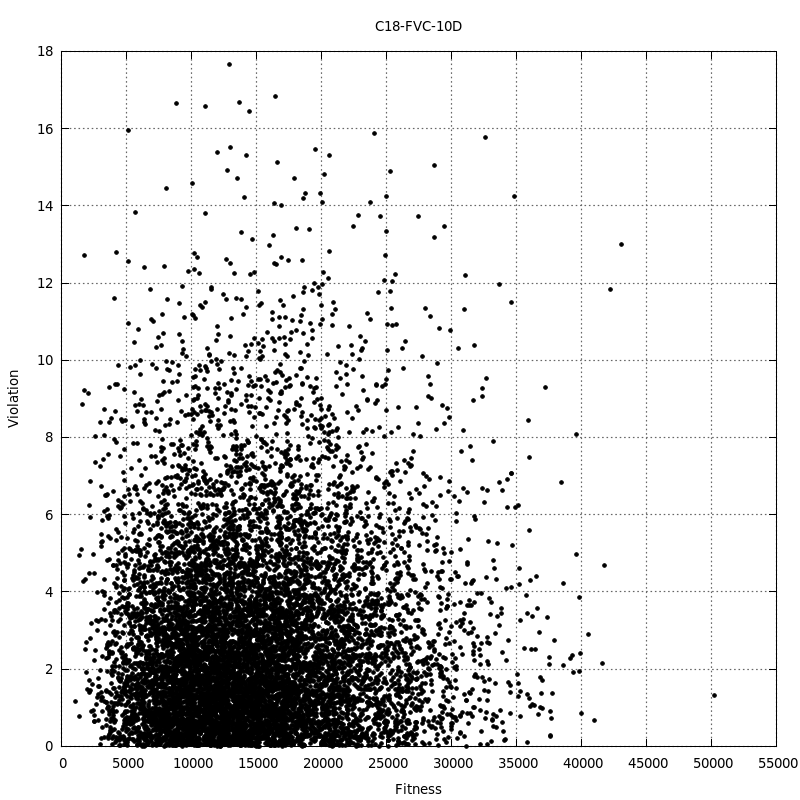

Recreate this plot in gnuplot.
set terminal pngcairo size 800,800 enhanced font 'Verdana,10'
set output "10DFVC.png"
set title "C18-FVC-10D"
#
set xlabel "Fitness"
set ylabel "Violation"
set grid ytics lt 0 lw 2 lc rgb "#666666"
set grid xtics lt 0 lw 2 lc rgb "#666666"
#
plot "data/10DFVC.dat" using 1:2 title '' pt 7 ps 0.6 lt 0
